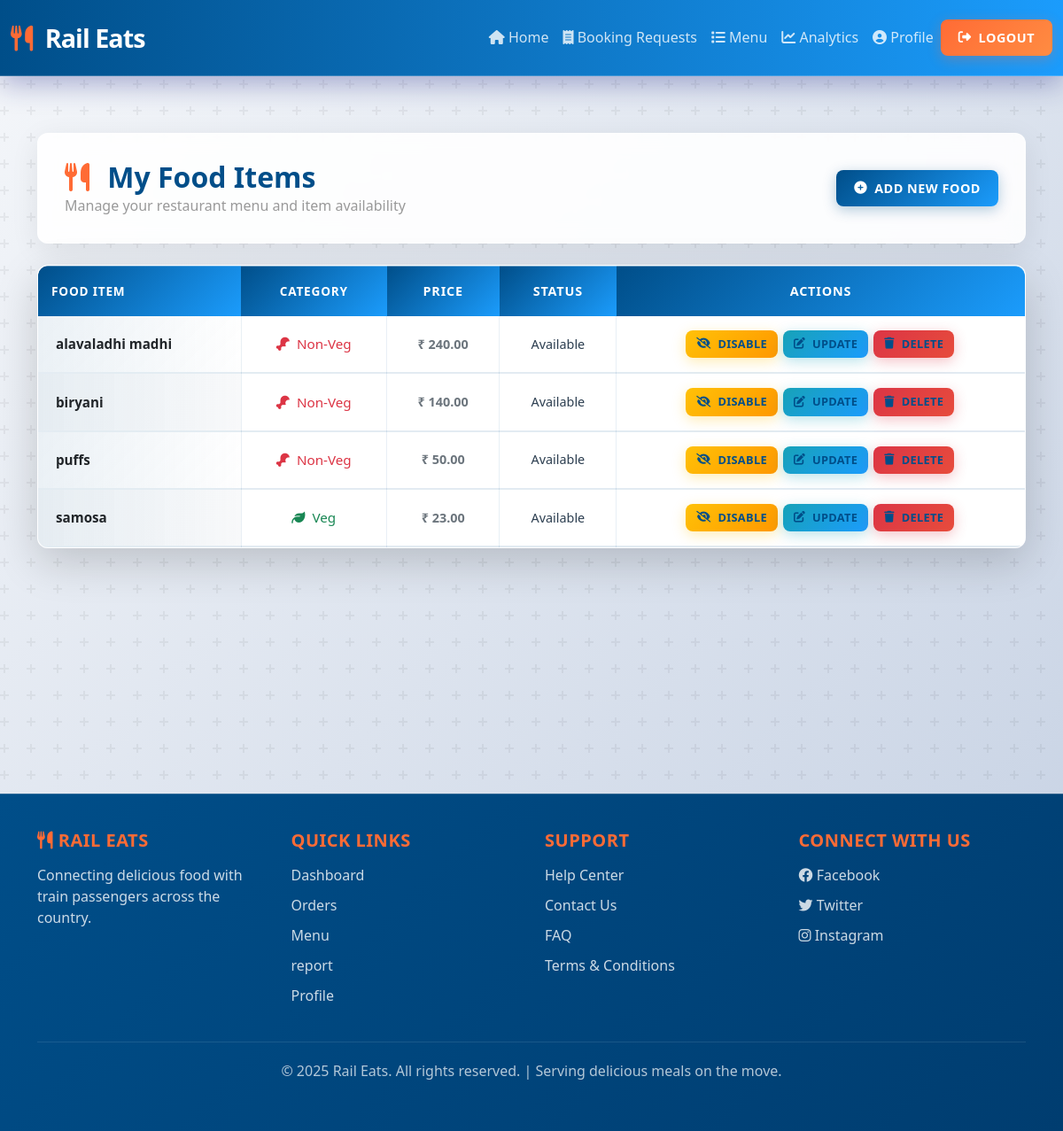
The app's page /Restaurant/my_foods/ (signed in), older data.
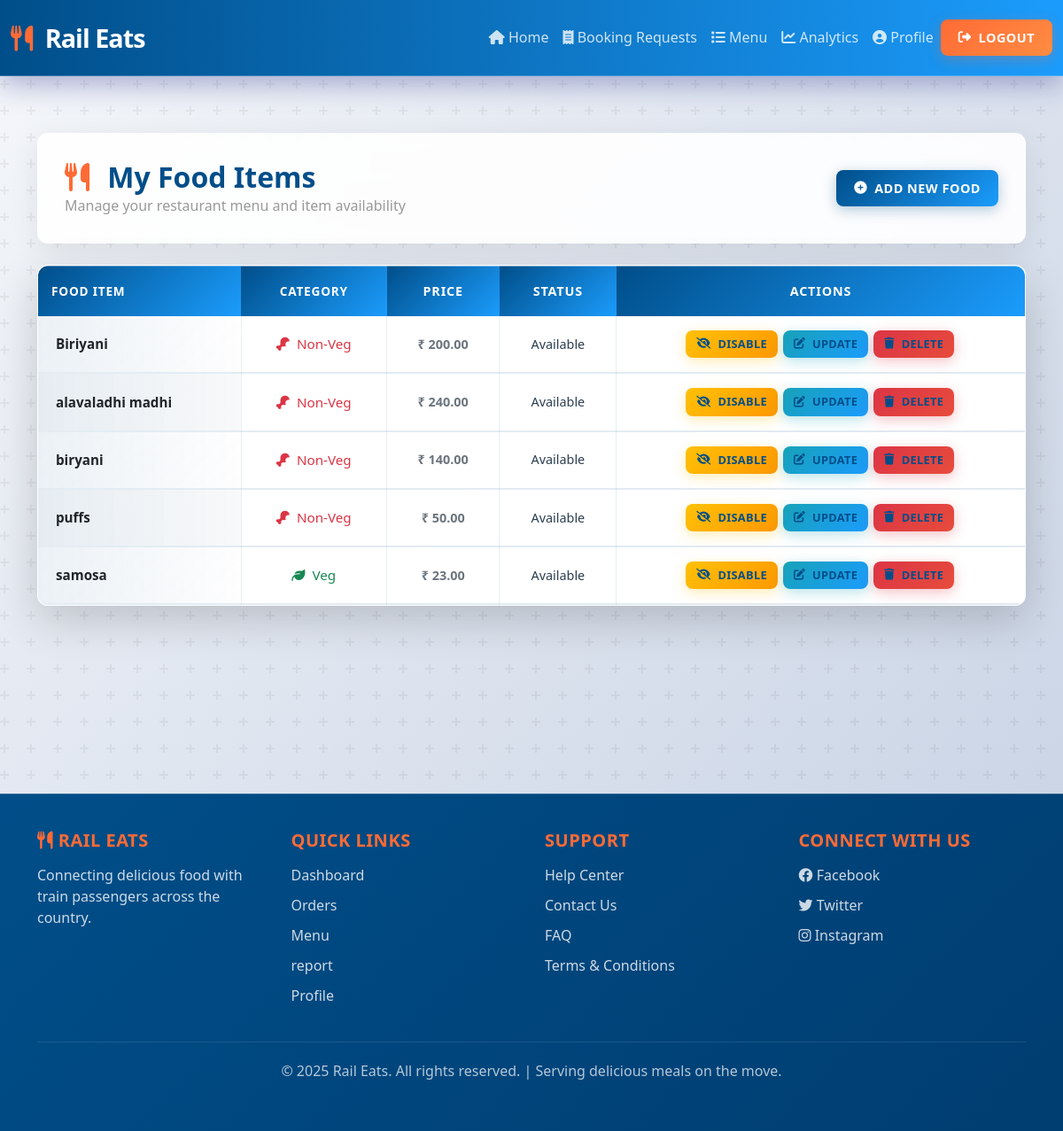
The same page, newer data.
### Restaurant/models.py (models this page shows, shortened)
class tbl_food(models.Model):
    restaurant = models.ForeignKey(
        tbl_restaurant,
        on_delete=models.CASCADE,
        related_name='foods'
    )
    food_name = models.CharField(max_length=100)
    category = models.CharField(max_length=50)   # Veg / Non-Veg
    price = models.DecimalField(max_digits=6, decimal_places=2)
    description = models.TextField(blank=True)
    is_available = models.BooleanField(default=True)
    created_at = models.DateTimeField(auto_now_add=True)

### Restaurant/views.py (the view)
# urls.py: path('my_foods/', views.restaurant_foods, name='restaurant_foods'),
def restaurant_foods(request):
    if not request.session.get('rid'):
        return redirect('restaurant_login')
    foods = tbl_food.objects.filter(
        restaurant_id=request.session['rid']
    ).order_by('-created_at')
    return render(request, 'Restaurant/myFoods.html', {
        'foods': foods
    })

### Restaurant/Templates/Restaurant/myFoods.html (shortened to what this page needs)
{% extends 'Restaurant/header.html' %}
{% block content %}
<div class="container py-4">
    <div class="page-header d-flex justify-content-between align-items-center mb-4">
        <div>
            <h2 class="page-title mb-0"><i class="fas fa-utensils"></i> My Food Items</h2>
            <p class="page-subtitle">Manage your restaurant menu and item availability</p>
        </div>
        <a href="{% url 'wrestauarant:add_food' %}" class="btn btn-primary">
            <i class="fas fa-plus-circle"></i> Add New Food
        </a>
    </div>
    <div class="table-container shadow-lg">
        <div class="table-responsive">
            <table class="table table-hover align-middle">
                <thead>
                    <tr>
                        <th scope="col">Food Item</th>
                        <th scope="col">Category</th>
                        <th scope="col">Price</th>
                        <th scope="col">Status</th>
                        <th scope="col" class="text-center">Actions</th>
                    </tr>
                </thead>
                <tbody>
                    {% for food in foods %}
                    <tr>
                        <td class="fw-bold text-dark">
                            {{ food.food_name }}
                        </td>
                        <td>
                            {% if food.category == "Veg" %}
                                <span class="text-success"><i class="fas fa-leaf me-1"></i> Veg</span>
                            {% else %}
                                <span class="text-danger"><i class="fas fa-drumstick-bite me-1"></i> Non-Veg</span>
                            {% endif %}
                        </td>
                        <td class="fw-bold text-secondary">
                            ₹ {{ food.price }}
                        </td>
                        <td>
                            {% if food.is_available %}
                                <span class="badge-status status-success">Available</span>
                            {% else %}
                                <span class="badge-status status-danger">Not Available</span>
                            {% endif %}
                        </td>
                        <td>
                            <div class="action-column">
                                <a href="{% url 'wrestauarant:toggle_food_status' food.id %}"
                                   class="btn {% if food.is_available %}btn-warning{% else %}btn-success{% endif %} btn-sm">
                                    <i class="fas {% if food.is_available %}fa-eye-slash{% else %}fa-eye{% endif %}"></i>
                                    {% if food.is_available %}Disable{% else %}Enable{% endif %}
                                </a>
                                <a href="{% url 'wrestauarant:update_food' food.id %}" class="btn btn-info btn-sm">
                                    <i class="fas fa-edit"></i> Update
                                </a>
                                <a href="{% url 'wrestauarant:delete_food' food.id %}"
                                   class="btn btn-danger btn-sm"
                                   onclick="return confirm('Are you sure you want to delete this food?')">
                                    <i class="fas fa-trash"></i> Delete
                                </a>
                            </div>
                        </td>
                    </tr>
                    {% endfor %}
                </tbody>
            </table>
        </div>
    </div>
</div>
{% endblock %}

Row changes from the older to the newer data that the page shows:
added tbl_food: food_name "Biriyani", category "Non-Veg" (drawn), price "200.00", is_available "Available"
